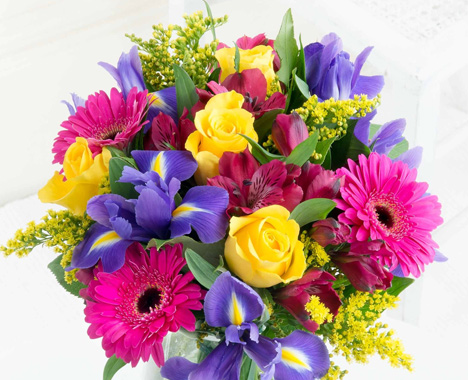
#> input picture images/flowers.jpg, 468 x 380 px
$ python pil_filters.py
#> lines starting #> are read from the running program, lines starting #| are printed output that depends on the picture
from PIL import Image
from PIL import ImageFilter
from pylab import *


def contour(im):
    return im.filter(ImageFilter.CONTOUR)

def detail(im):
    return im.filter(ImageFilter.DETAIL)

def edge_enhance(im):
    return im.filter(ImageFilter.EDGE_ENHANCE)

def edge_enhance_more(im):
    return im.filter(ImageFilter.EDGE_ENHANCE_MORE)

def embosse(im):
    return im.filter(ImageFilter.EMBOSS)

def find_edges(im):
    return im.filter(ImageFilter.FIND_EDGES)

def smooth(im):
    return im.filter(ImageFilter.SMOOTH)

def smooth_more(im):
    return im.filter(ImageFilter.SMOOTH_MORE)

def sharpen(im):
    return im.filter(ImageFilter.SHARPEN)

def custom_filter(im, size, kernel):
    ker = ImageFilter.Kernel(size, kernel, scale=None, offset=0)
    return im.filter(ker)


if __name__ == '__main__':
    im = Image.open('./images/flowers.jpg')
#> im is the input picture: PIL image 468x380 RGB; mean R, G, B 190.1, 154.9, 152.6
    figure(figsize=(15, 15))
    subplots_adjust(hspace=0.3)

    subplot(431, title='original')
    imshow(im)

    funcs = [
        contour, detail, edge_enhance,
        edge_enhance_more, embosse, find_edges,
        smooth, smooth_more, sharpen,
    ]
    for i, func in enumerate(funcs, 2):
        subplot(4, 3, i, title=func.__name__)
        imshow(func(im))

    subplot(4, 3, 11, title='custom_filter')
    imshow(custom_filter(im, size=(3, 3), kernel=[1,1,1,1,-1,1,-1,-1,-1]))
#> in custom_filter, `return im.filter(ker)`:
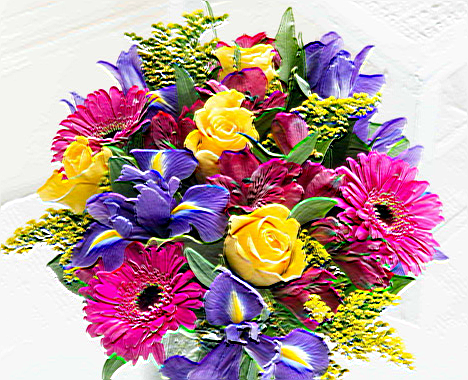
#> returned value: PIL image 468x380 RGB; mean R, G, B 186.6, 154.7, 154.1

    show()
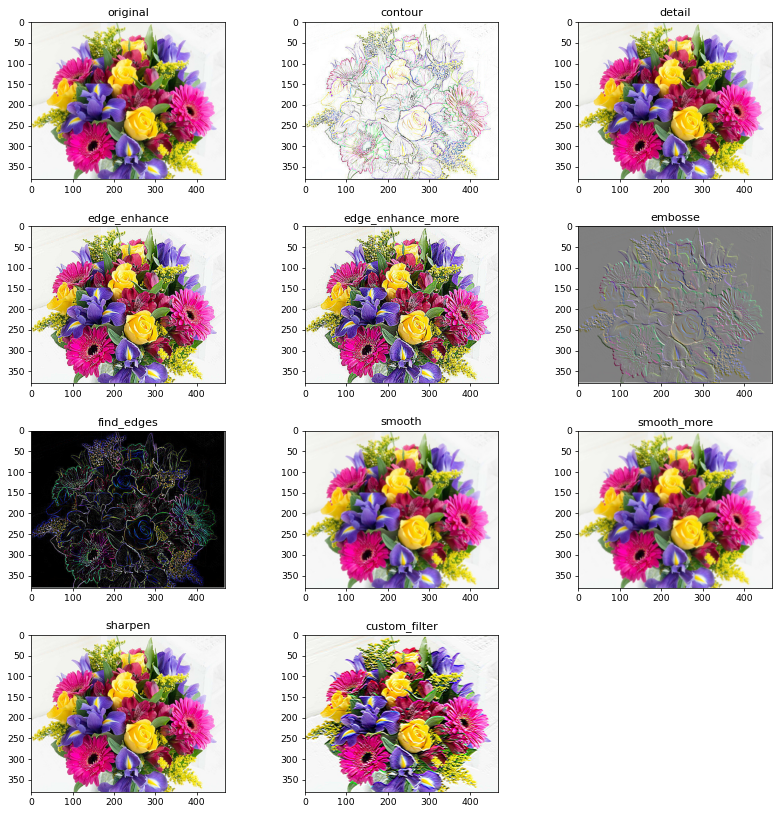
#> figure drawn by matplotlib, 11 panels

$ run again, with images/gosha.jpg copied over images/flowers.jpg
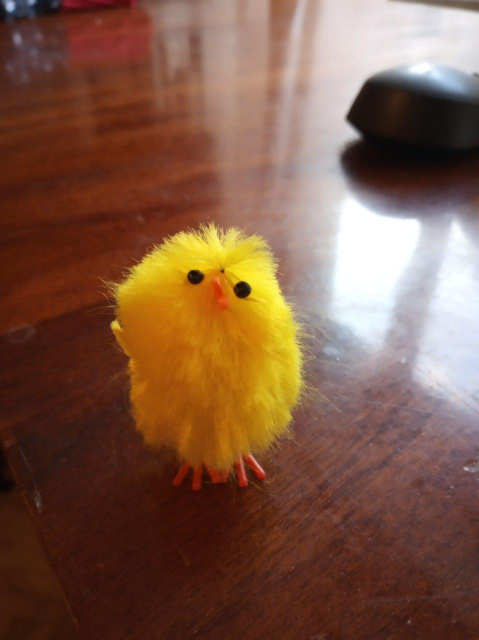
#> input picture images/gosha.jpg, 958 x 1280 px (shown at 1/2 size)
#> im is the input picture: PIL image 958x1280 RGB; mean R, G, B 125.8, 88.9, 69.2
#> in custom_filter, `return im.filter(ker)`:
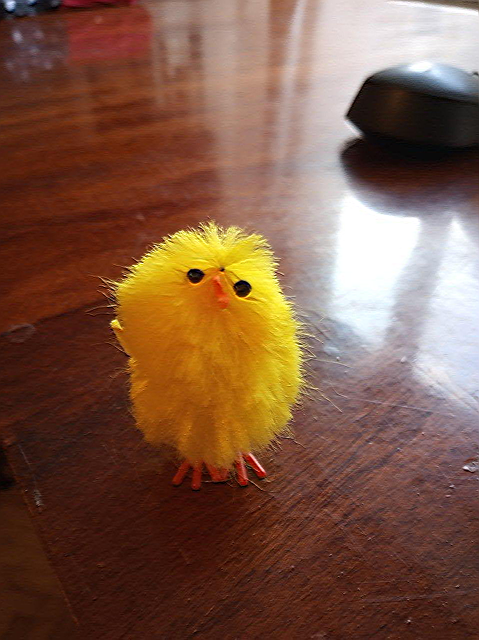
#> returned value: PIL image 958x1280 RGB (shown at 1/2 size); mean R, G, B 125.4, 88.4, 68.9

$ run again, with images/watermelon.jpg copied over images/flowers.jpg
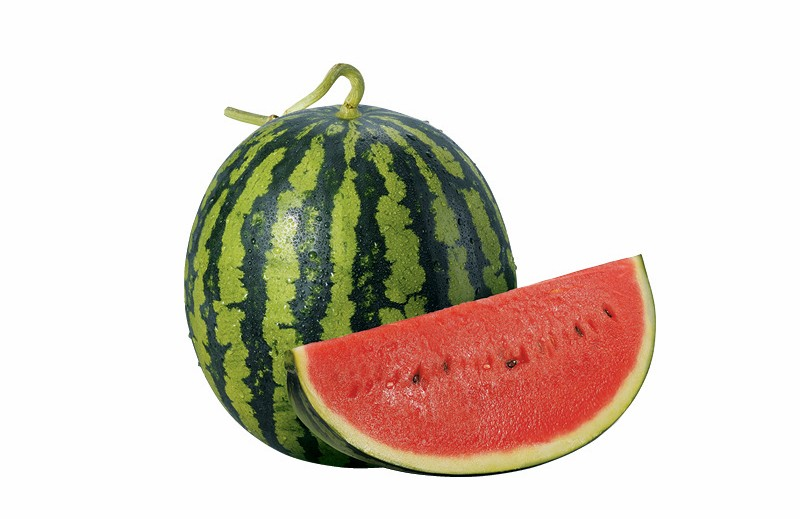
#> input picture images/watermelon.jpg, 800 x 519 px
#> im is the input picture: PIL image 800x519 RGB; mean R, G, B 217.6, 207, 196.3
#> in custom_filter, `return im.filter(ker)`:
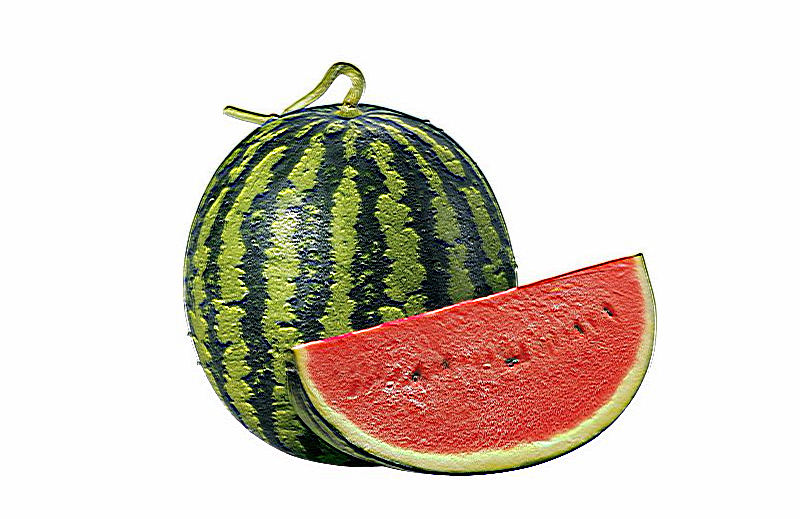
#> returned value: PIL image 800x519 RGB; mean R, G, B 217.2, 207, 196.5
